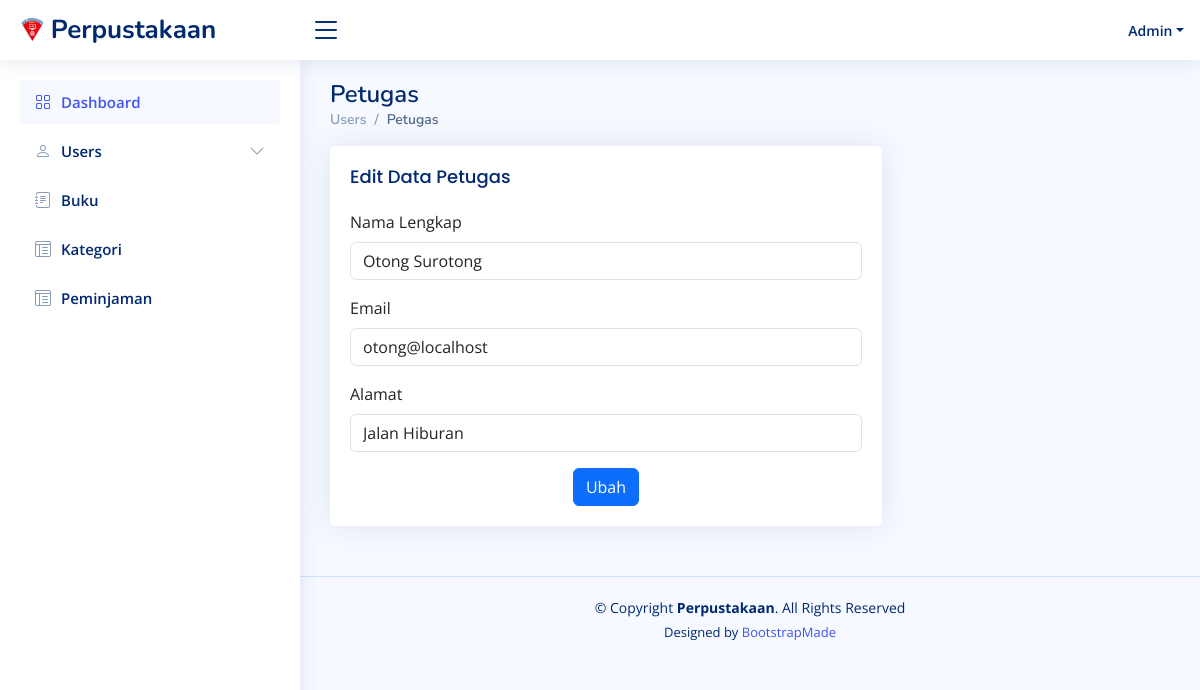
The app's page /petugas/edit/5 (signed in) with its own data.
### tables this page shows
CREATE TABLE `user` (
  `UserID` int NOT NULL,
  `Username` varchar(255) NOT NULL,
  `Password` varchar(255) NOT NULL,
  `Email` varchar(255) NOT NULL,
  `NamaLengkap` varchar(255) NOT NULL,
  `Alamat` text,
  `Role` enum('admin','petugas','peminjam') NOT NULL
);

### app/core/Controller.php (called while the page is built, shortened)
<?php
class Controller
{
  public function view($view, $data = []): void
  {
    require_once '../app/views/' . $view . '.php';
  }
  public function model($modelClass): object
  {
    return new $modelClass;
  }
}

### app/controllers/Petugas.php (called while the page is built, shortened)
<?php
class Petugas extends Controller
{
    public function edit($id)
    {
        $data = [
            'title' => 'Edit Petugas',
            'data_petugas' => $this->model('UserModel')->getById($id)
        ];
        $this->view('petugas/edit', $data);
    }
}

### app/core/App.php (called while the page is built, shortened)
<?php
class App {
  protected $controller = 'Web', $method = 'index', $params = [];
  public function __construct()
  {
    $url = $this->parseURL();
    if( file_exists('../app/controllers/' . ucfirst($url[0]) . '.php')) {
      unset($url[0]);
    }
    $this->controller = new $this->controller;
    if( isset($url[1]) && method_exists($this->controller, $url[1]) ) {
      $this->method = $url[1];
      unset($url[1]);
    }
    if( !empty($url) ) {
      $this->params = array_values($url);
    }
    call_user_func_array([$this->controller, $this->method], $this->params);
  }
  public function parseURL() {
    if (isset($_GET['url'])) {
      $url = rtrim($_GET['url'], '/');
      $url = filter_var($url, FILTER_SANITIZE_URL);
      $url = explode('/', $url);
      return $url;
    }
    else {
      $url[] = 'Web';
      return $url;
    }
  }
}

### public/index.php (called while the page is built, shortened)
<?php
require_once '../app/init.php';
$app = new App;

### app/core/Database.php (called while the page is built, shortened)
<?php
class Database {
  private $host = DBHOST, $user = DBUSER, $pass = DBPASS, $dbname = DBNAME;
  private $dbh;
  private $stmt;
  public function __construct()
  {
    $dsn = "mysql:host=$this->host;dbname=$this->dbname";
    $options = [
      PDO::ATTR_PERSISTENT => true,
      PDO::ATTR_ERRMODE    => PDO::ERRMODE_EXCEPTION
    ];
    try {
      $this->dbh = new PDO($dsn, $this->user, $this->pass, $options);
    } catch(PDOException $e) {
      die($e->getMessage());
    }
  }
  public function query($query): void {
    $this->stmt = $this->dbh->prepare($query);
  }
  public function bind($param, $value, $type = null): void {
    if( is_null($type) ) {
      switch( true ) {
        case is_int($value):
          $type = PDO::PARAM_INT;
          break;
      }
    }
    $this->stmt->bindValue($param, $value, $type);
  }
  public function execute(): void {
    $this->stmt->execute();
  }
  public function single(): array|bool {
    $this->execute();
    return $this->stmt->fetch(PDO::FETCH_ASSOC);
  }
}

### app/core/BaseModel.php (called while the page is built, shortened)
<?php
class BaseModel
{
    public $db;
    protected $table;
    public function __construct()
    {
        $this->db = new Database();
    }
    public function selectData(string $view = null, string $select = null, array $orderBy = [], array $kondisi = null, string $limit = ''): void
    {
        $table = (!is_null($view)) ? $view : $this->table;
        $setSelect = (!is_null($select)) ? $select : "*";
        $setOrder = "";
        $query = "SELECT $setSelect FROM $table $setOrder $limit";
        if (!is_null($kondisi)) {
            if (array_key_exists("logic", $kondisi)) {
                $logic = $kondisi['logic'];
                $i = 1;
            } else {
                $logic = "";
                $i = 0;
            };
            $arr = [];
            for ($i; $i <= count($kondisi) - 1; $i++) {
                $arr += [array_keys($kondisi)[$i] => array_values($kondisi)[$i]];
            }
            $setKondisi = implode(" ? $logic ", array_keys($arr)) . " ? ";
            $query = "SELECT $setSelect FROM $table WHERE ($setKondisi) $setOrder $limit";
            $this->db->query($query);
            $i = 1;
            foreach ($arr as $value) {
                $this->db->bind($i, $value);
                $i++;
            }
        } else {
            $this->db->query($query);
        }
    }
    public function fetch(): array|bool
    {
        return $this->db->single();
    }
}

### app/models/UserModel.php (called while the page is built, shortened)
<?php
class UserModel extends BaseModel
{
    public function getById(int $id): array
    {
        $this->selectData(kondisi: ['UserID =' => $id]);
        return $this->fetch();
    }
}

### app/init.php (called while the page is built, shortened)
<?php
spl_autoload_register(function ($class) {
    $class = explode('\\', $class);
    $class = end($class);
});

### app/views/petugas/edit.php (the view, shortened to what this page needs)
<div class="pagetitle">
    <h1>Petugas</h1>
    <nav>
        <ol class="breadcrumb">
            <li class="breadcrumb-item"><a href="<?= BASEURL ?>/">Users</a></li>
            <li class="breadcrumb-item active">Petugas</li>
        </ol>
    </nav>
</div>
<section class="section">
    <div class="row">
        <div class="col-lg-8">
            <div class="card">
                <div class="card-body">
                    <h5 class="card-title">Edit Data Petugas</h5>
                    <form action="<?= BASEURL ?>/petugas/update" method="POST" class="row g-3">
                        <div class="col-12">
                            <label for="namalengkap" class="form-label">Nama Lengkap</label>
                            <input type="text" name="namalengkap" class="form-control" id="namalengkap" value="<?= $data['data_petugas']['NamaLengkap'] ?>">
                        </div>
                        <div class="col-12">
                            <label for="email" class="form-label">Email</label>
                            <input type="email" name="email" class="form-control" id="email" value="<?= $data['data_petugas']['Email'] ?>">
                        </div>
                        <div class="col-12">
                            <label for="alamat" class="form-label">Alamat</label>
                            <input type="text" name="alamat" class="form-control" id="alamat" value="<?= $data['data_petugas']['Alamat'] ?>">
                        </div>
                        <div class="text-center">
                            <button type="submit" class="btn btn-primary">Ubah</button>
                        </div>
                    </form>
                </div>
            </div>
        </div>
    </div>
</section>

### public/css/style.css (style rules this page uses)
:root { scroll-behavior: smooth; }
body { font-family: "Open Sans", sans-serif; background: #f6f9ff; color: #444444; }
a { color: #4154f1; text-decoration: none; }
h1, h2, h3, h4, h5, h6 { font-family: "Nunito", sans-serif; }
.pagetitle { margin-bottom: 10px; }
.pagetitle h1 { font-size: 24px; margin-bottom: 0; font-weight: 600; color: #012970; }
.card { margin-bottom: 30px; border: none; border-radius: 5px; box-shadow: 0px 0 30px rgba(1, 41, 112, 0.1); }
.card-title { padding: 20px 0 15px 0; font-size: 18px; font-weight: 500; color: #012970; font-family: "Poppins", sans-serif; }
.card-body { padding: 0 20px 20px 20px; }
.breadcrumb { font-size: 14px; font-family: "Nunito", sans-serif; color: #899bbd; font-weight: 600; }
.breadcrumb a { color: #899bbd; transition: 0.3s; }
.breadcrumb .breadcrumb-item::before { color: #899bbd; }
.breadcrumb .active { color: #51678f; font-weight: 600; }

### records on screen
user: namalengkap "Otong Surotong", email "otong@localhost", alamat "Jalan Hiburan"

### other values on screen
APP_NAME "Perpustakaan"
$_SESSION['NamaLengkap'] "Admin"
